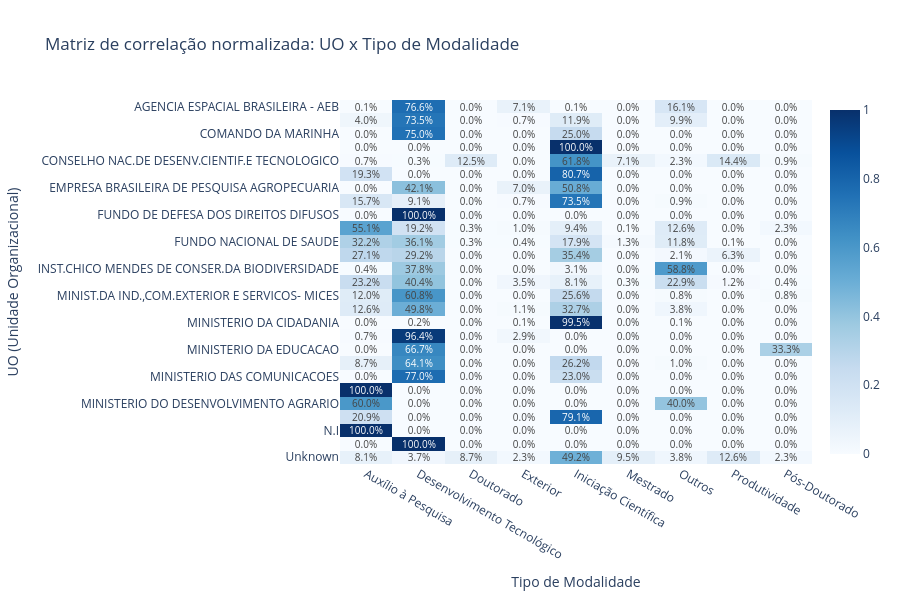

Notebook code cell kept with this figure:
### Code cell
# Matriz de correlação entre UO (Unidade Organizacional) e Modalidade
uo_modalidade_df = con.execute("""
SELECT
    COALESCE(uo, 'Unknown') AS uo,
    COALESCE(tipo_modalidade, 'Unknown') AS tipo_modalidade,
    COUNT(*) AS qtd
FROM 'dados/cnpq_com_capes.parquet'
GROUP BY 1, 2
""").fetchdf()

uo_modalidade_matrix = uo_modalidade_df.pivot(
    index='uo',
    columns='tipo_modalidade',
    values='qtd'
).fillna(0)

uo_modalidade_matrix_norm = uo_modalidade_matrix.div(uo_modalidade_matrix.sum(axis=1), axis=0)

fig = px.imshow(
    uo_modalidade_matrix_norm,
    text_auto='.01%',
    aspect='auto',
    color_continuous_scale='Blues',
    title='Matriz de correlação normalizada: UO x Tipo de Modalidade',

)

fig.update_layout(
    xaxis_title='Tipo de Modalidade',
    yaxis_title='UO (Unidade Organizacional)',
    height=1200
)

fig.show()

### Figure 1 — Plotly figure (JSON) as saved in the notebook; plotly's stock layout.template omitted (floating-point values rounded to 4 significant figures; data arrays with more than 128 entries replaced by an {"elided": "..."} marker saying what was removed)
{"data": [{"coloraxis": "coloraxis", "hovertemplate": "tipo_modalidade: %{x}<br>uo: %{y}<br>color: %{z}<extra></extra>", "name": "0", "texttemplate": "%{z:.01%}", "type": "heatmap", "x": ["Auxílio à Pesquisa", "Desenvolvimento Tecnológico", "Doutorado", "Exterior", "Iniciação Científica", "Mestrado", "Outros", "Produtividade", "Pós-Doutorado"], "xaxis": "x", "y": ["AGENCIA ESPACIAL BRASILEIRA - AEB", "AGENCIA NACIONAL DE AGUAS  ANA", "COMANDO DA MARINHA", "COMISSAO NACIONAL DE ENERGIA NUCLEAR - CNEN", "CONSELHO NAC.DE DESENV.CIENTIF.E TECNOLOGICO", "EMPRESA BRASIL.DE SERV.HOSPITALARES - EBSERH", "EMPRESA BRASILEIRA DE PESQUISA AGROPECUARIA", "FUNDACAO OSWALDO CRUZ", "FUNDO DE DEFESA DOS DIREITOS DIFUSOS", "FUNDO NACIONAL DE DESENV.CIENT.E TECNOLOGICO", "FUNDO NACIONAL DE SAUDE", "INST.BRAS.DO MEIO AMB.E REC.NAT.RENOVAVEIS", "INST.CHICO MENDES DE CONSER.DA BIODIVERSIDADE", "MINIST.DA CIENCIA,TECNOL.,INOV.E COMUNICACOES", "MINIST.DA IND.,COM.EXTERIOR E SERVICOS- MICES", "MINISTERIO DA AGRIC.PECUARIA E ABASTECIMENTO", "MINISTERIO DA CIDADANIA", "MINISTERIO DA DEFESA", "MINISTERIO DA EDUCACAO", "MINISTERIO DA PESCA E AQUICULTURA", "MINISTERIO DAS COMUNICACOES", "MINISTERIO DAS RELACOES EXTERIORES", "MINISTERIO DO DESENVOLVIMENTO AGRARIO", "MINISTERIO DOS DIREITOS HUMANOS - MDH", "N.I", "SECRETARIA ESPECIAL DE AQUICULTURA E PESCA/PR", "Unknown"], "yaxis": "y", "z": {"elided": "27x9 float values"}}], "layout": {"coloraxis": {"colorscale": [[0, "rgb(247,251,255)"], [0.125, "rgb(222,235,247)"], [0.25, "rgb(198,219,239)"], [0.375, "rgb(158,202,225)"], [0.5, "rgb(107,174,214)"], [0.625, "rgb(66,146,198)"], [0.75, "rgb(33,113,181)"], [0.875, "rgb(8,81,156)"], [1, "rgb(8,48,107)"]]}, "height": 600, "title": {"text": "Matriz de correlação normalizada: UO x Tipo de Modalidade"}, "xaxis": {"anchor": "y", "domain": [0, 1], "title": {"text": "Tipo de Modalidade"}}, "yaxis": {"anchor": "x", "autorange": "reversed", "domain": [0, 1], "title": {"text": "UO (Unidade Organizacional)"}}}}
